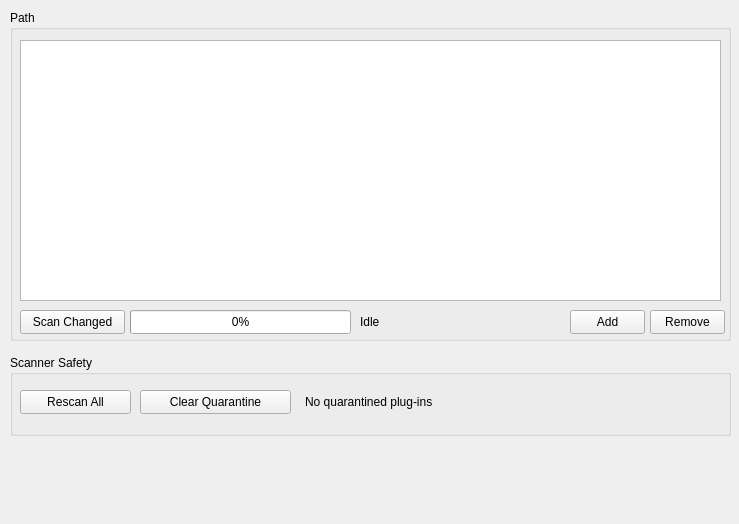
<?xml version="1.0" encoding="UTF-8"?>
<ui version="4.0">
 <class>PluginsSettings</class>
 <widget class="QWidget" name="PluginsSettings">
  <property name="geometry">
   <rect>
    <x>0</x>
    <y>0</y>
    <width>739</width>
    <height>524</height>
   </rect>
  </property>
  <property name="windowTitle">
   <string>PluginsSettings</string>
  </property>
  <widget class="QGroupBox" name="pathList">
   <property name="geometry">
    <rect>
     <x>10</x>
     <y>10</y>
     <width>721</width>
     <height>331</height>
    </rect>
   </property>
   <property name="title">
    <string>Path</string>
   </property>
   <widget class="QListView" name="listView">
    <property name="geometry">
     <rect>
      <x>10</x>
      <y>30</y>
      <width>701</width>
      <height>261</height>
     </rect>
    </property>
   </widget>
   <widget class="QPushButton" name="addBtn">
    <property name="geometry">
     <rect>
      <x>560</x>
      <y>300</y>
      <width>75</width>
      <height>24</height>
     </rect>
    </property>
    <property name="text">
     <string>Add</string>
    </property>
   </widget>
   <widget class="QPushButton" name="removeBtn">
    <property name="geometry">
     <rect>
      <x>640</x>
      <y>300</y>
      <width>75</width>
      <height>24</height>
     </rect>
    </property>
    <property name="text">
     <string>Remove</string>
    </property>
   </widget>
   <widget class="QPushButton" name="scanBtn">
    <property name="geometry">
     <rect>
      <x>10</x>
      <y>300</y>
      <width>105</width>
      <height>24</height>
     </rect>
    </property>
    <property name="text">
     <string>Scan Changed</string>
    </property>
   </widget>
   <widget class="QProgressBar" name="scanProgress">
    <property name="geometry">
     <rect>
      <x>120</x>
      <y>300</y>
      <width>221</width>
      <height>24</height>
     </rect>
    </property>
    <property name="value">
     <number>0</number>
    </property>
   </widget>
   <widget class="QLabel" name="scanStatus">
    <property name="geometry">
     <rect>
      <x>350</x>
      <y>300</y>
      <width>201</width>
      <height>24</height>
     </rect>
    </property>
    <property name="text">
     <string>Idle</string>
    </property>
   </widget>
  </widget>
  <widget class="QGroupBox" name="scannerSafetyGroup">
   <property name="geometry">
    <rect>
     <x>10</x>
     <y>355</y>
     <width>721</width>
     <height>81</height>
    </rect>
   </property>
   <property name="title">
    <string>Scanner Safety</string>
   </property>
   <widget class="QPushButton" name="rescanBtn">
    <property name="geometry">
     <rect>
      <x>10</x>
      <y>35</y>
      <width>111</width>
      <height>24</height>
     </rect>
    </property>
    <property name="text">
     <string>Rescan All</string>
    </property>
   </widget>
   <widget class="QPushButton" name="clearQuarantineBtn">
    <property name="geometry">
     <rect>
      <x>130</x>
      <y>35</y>
      <width>151</width>
      <height>24</height>
     </rect>
    </property>
    <property name="text">
     <string>Clear Quarantine</string>
    </property>
   </widget>
   <widget class="QLabel" name="quarantineStatus">
    <property name="geometry">
     <rect>
      <x>295</x>
      <y>35</y>
      <width>416</width>
      <height>24</height>
     </rect>
    </property>
    <property name="text">
     <string>No quarantined plug-ins</string>
    </property>
   </widget>
  </widget>
 </widget>
 <resources/>
 <connections/>
</ui>
